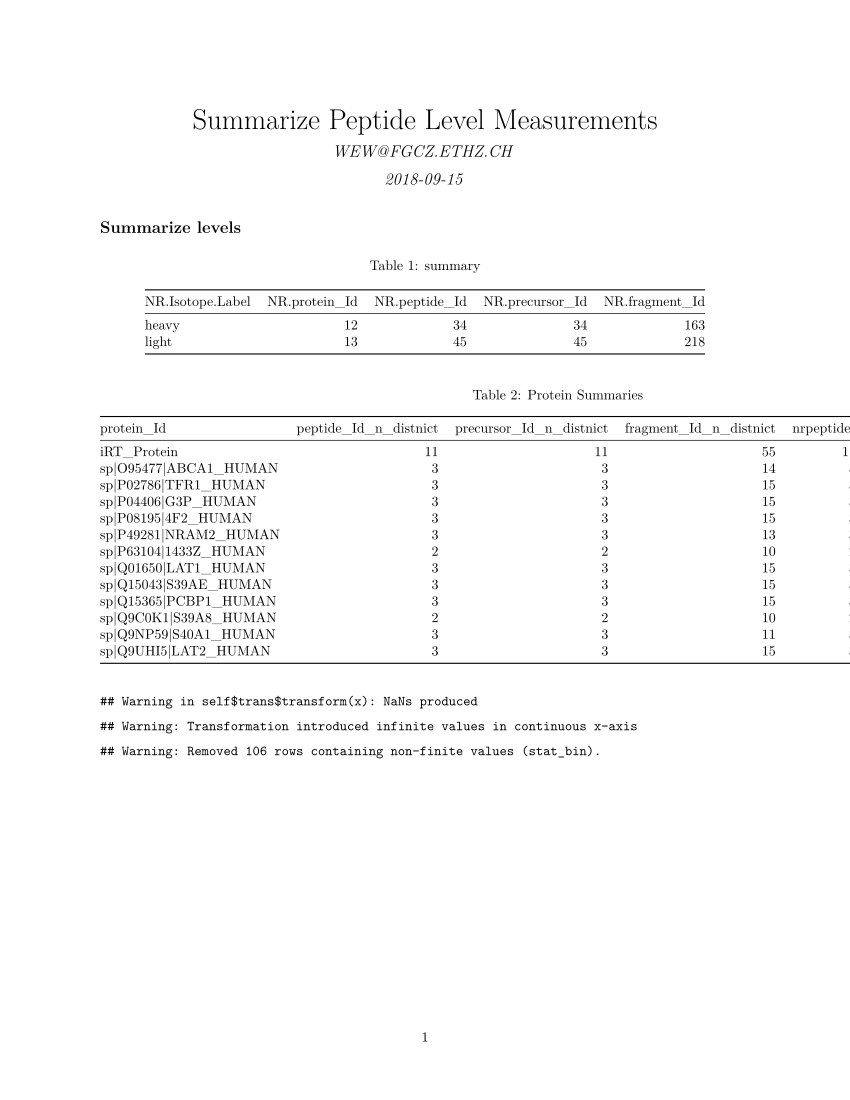

The R source for this figure:
params <-
list(configuration = SRMService::skylineconfig_HL, data = SRMService::sample_analysis_HL)

## ----setup, include=FALSE------------------------------------------------
library(tidyverse)
library(SRMService)

knitr::opts_chunk$set(echo = FALSE, message=FALSE)
data <- eval(params$data)
configuration <- eval(params$configuration)

## ----hierarchyCounts-----------------------------------------------------

x <- hierarchyCounts( data , configuration )
knitr::kable(data.frame(NR = x), caption="summary")


## ----proteinSummaries----------------------------------------------------

x2 <- summarizeProteins(data, configuration)
x3 <- summarizeHierarchy(data, configuration)
tmp <- inner_join(x3, x2)
tmp <- tmp %>% select(-c(starts_with("min"), starts_with("max")))
knitr::kable(tmp, caption="Protein Summaries")


## ----missingFigIntensityHistorgram, fig.cap="histogram of mean condition intensities per transition"----
missignessHistogram(data, configuration)


## ----missingFigBarplot, fig.cap = "nr of missing"------------------------
xx <- missingPerCondition(data, configuration)
xx$figure

## ----missingFigBarplotCumsum, fig.cap="cumulative sum of missing"--------
xx <- missingPerConditionCumsum(data, configuration)
xx$figure
